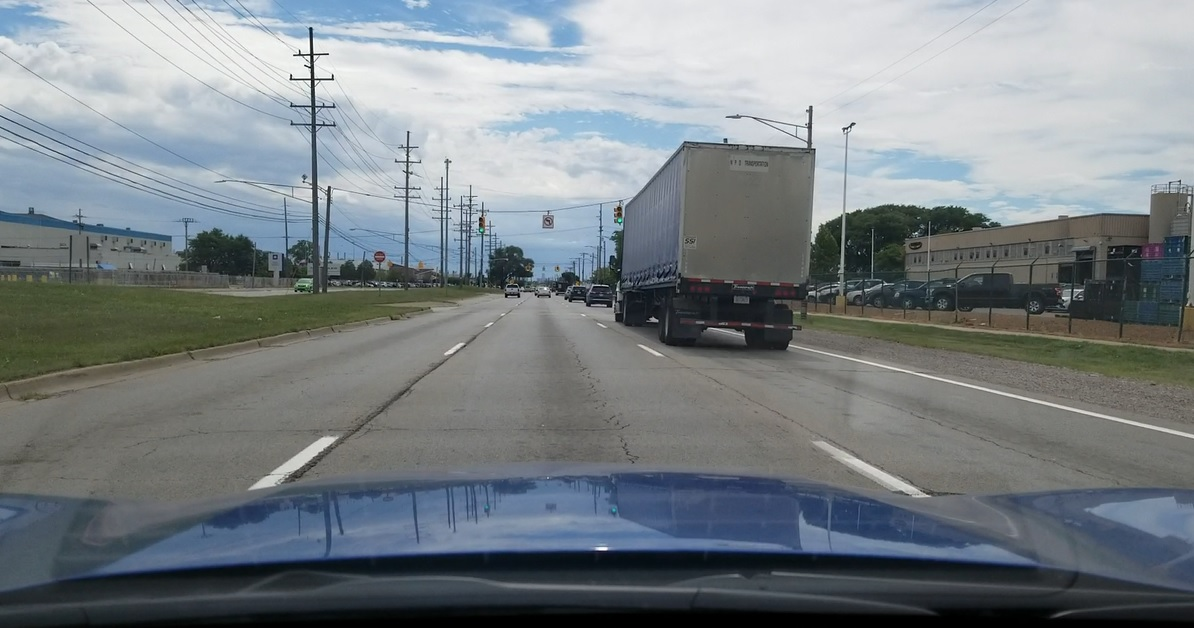
#> input picture Computer_vision_Basics_3/images/Find_Truck_color.jpg, 1194 x 628 px
$ jupyter execute template_matching.ipynb
#> lines starting #> are read from the running program, lines starting #| are printed output that depends on the picture; after the words box and inside, x2 and y2 are one past the last pixel; in counts of white or black regions, pixels touching at a corner belong together
[cell 1]
import matplotlib.image as mpimg
import matplotlib.pyplot as plt
import numpy as np
import cv2

[cell 2]
image=cv2.imread('./images/Find_Truck_color.jpg')
#> image is the input picture: shape (628, 1194, 3); mean B, G, R 133.3, 129, 121.6

[cell 3]
cv2.imshow('Find a truck template matching', image)
cv2.waitKey(0)
cv2.destroyAllWindows()

[cell 4]
height,width=image.shape[:2]
#> height = 628; width = 1194

[cell 5]
print('Height: ',str(height),'\n','Width: ',str(width))
#| Height:  628
#|  Width:  1194

[cell 6]
plt.imshow(image)

[cell 7]
image_gray=cv2.cvtColor(image,cv2.COLOR_BGR2GRAY)
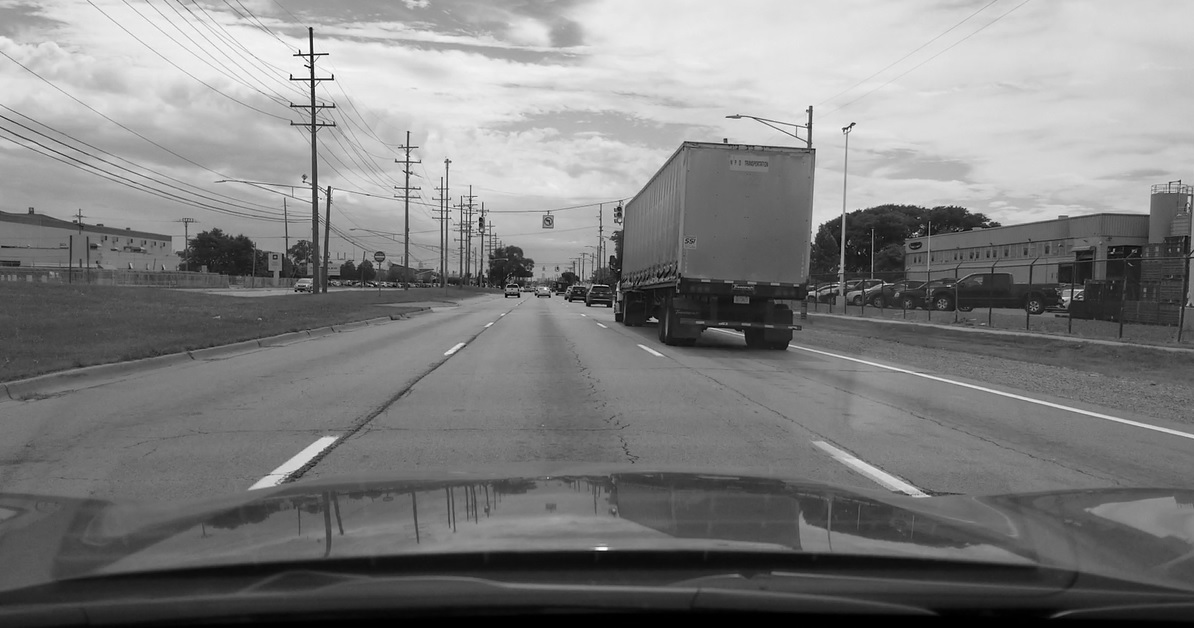
#> image_gray: shape (628, 1194); min 0, max 255, mean 127.3

[cell 8]
plt.imshow(image_gray,cmap='gray')

[cell 9]
image_gray.shape
#> Out = (628, 1194)

### Load template

[cell 10]
template_image=cv2.imread('./images/Truck_template.jpg',0)
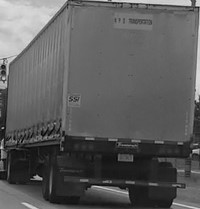
#> input picture Computer_vision_Basics_3/images/Truck_template.jpg, 200 x 209 px
#> template_image is the input picture: shape (209, 200); min 1, max 224, mean 91.6

[cell 11]
cv2.imshow('Truck Template', template_image)
cv2.waitKey()
cv2.destroyAllWindows()

[cell 12]
h,w=template_image.shape[:2]
#> h = 209; w = 200

[cell 13]
print(h,' ',w)
#| 209   200

### Template matching

[cell 14]
result=cv2.matchTemplate(image_gray, template_image, cv2.TM_CCOEFF_NORMED)
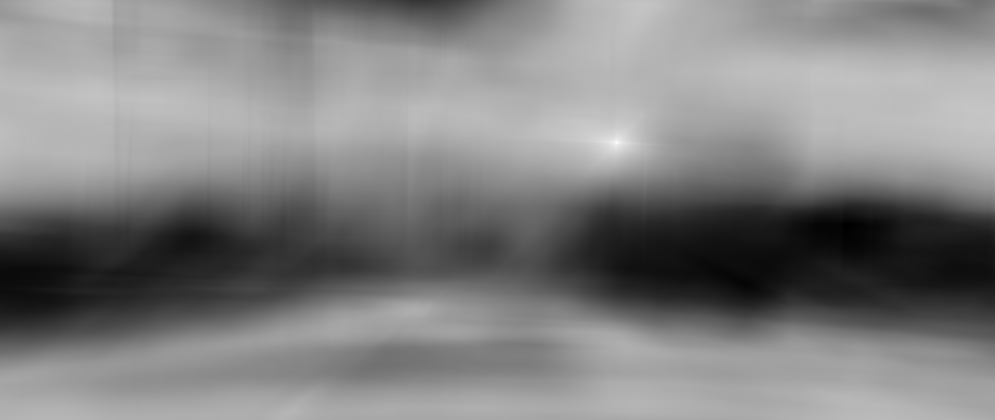
#> result: shape (420, 995) float32; min -0.598, max 0.999, mean 0.21; drawn with min black and max white
result.shape
#> Out = (420, 995)

[cell 15]
cv2.imshow('Mathcing template', result)
cv2.waitKey()
cv2.destroyAllWindows()

### Find the indices of the object to find

[cell 16]
min_val, max_val, min_loc, max_loc =cv2.minMaxLoc(result)
#> min_val = -0.598; max_val = 0.999; min_loc = (845, 225); max_loc = (616, 142)

[cell 17]
max_loc
#> Out = (616, 142)

[cell 18]
min_loc
#> Out = (845, 225)

[cell 19]
min_val
#> Out = -0.598

[cell 20]
max_val
#> Out = 0.999

[cell 21]
# Draw a box around the object (if found)
top_left = max_loc
#> top_left = (616, 142)
bottom_right = (top_left[0] + w, top_left[1] + h)
#> bottom_right = (816, 351)
cv2.rectangle(image, top_left, bottom_right, (0,0,255), 5)
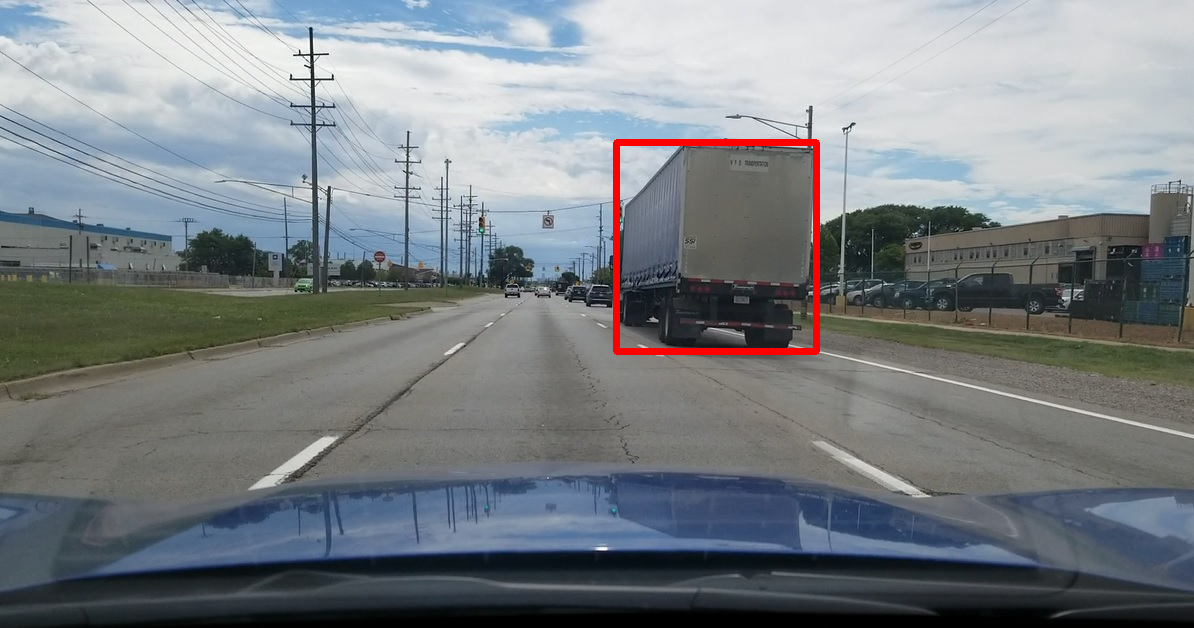
#> image: shape (628, 1194, 3); 0.76% of pixels changed, all inside (x1, y1, x2, y2) = (613, 139, 820, 355)
